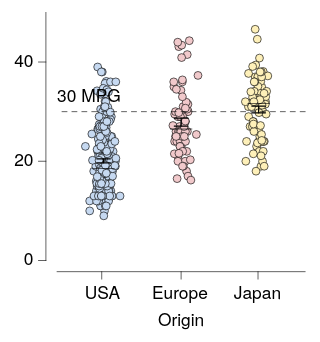

The Vega-Lite source for this figure:
### Vega-Lite specification from a JSON file in a GitHub repository (floating-point values rounded to 4 significant figures; data arrays with more than 128 entries replaced by an {"elided": "..."} marker saying what was removed)
{"background": null, "config": {"arc": {"fill": "#DBDBDB", "fillOpacity": 1.0, "innerRadius": 25.0, "padAngle": 0.03, "stroke": "black", "strokeOpacity": 1, "strokeWidth": 0.25}, "area": {"fill": "#DBDBDB", "fillOpacity": 1.0, "stroke": "black", "strokeOpacity": 1, "strokeWidth": 0.25}, "axis": {"domain": true, "domainCap": "round", "domainColor": "black", "domainWidth": 0.25, "grid": false, "gridCap": "round", "gridColor": "#F1F1F1", "gridDash": [0, 0], "gridOpacity": 1.0, "gridWidth": 0.25, "labelColor": "black", "labelFont": "HelveticaNeue", "labelFontSize": 7, "labelFontStyle": "normal", "labelFontWeight": 400, "offset": 4.5, "ticks": true, "tickCap": "round", "tickColor": "black", "tickSize": 3, "tickWidth": 0.25, "titleColor": "black", "titleFont": "HelveticaNeue", "titleFontSize": 7, "titleFontStyle": "normal", "titleFontWeight": 400}, "axisX": {"domain": true, "labelAlign": "center", "labelAngle": 0, "labels": true, "ticks": true, "translate": 0}, "axisY": {"domain": true, "labelAlign": "right", "labelAngle": 0, "labels": true, "ticks": true, "translate": 0}, "axisRight": {"domain": true, "labelAlign": "left", "labelAngle": 0, "labels": true, "ticks": true, "translate": 0}, "axisTop": {"domain": true, "labelAlign": "center", "labelAngle": 0, "labels": true, "ticks": true, "translate": 0}, "bar": {"fill": "#DBDBDB", "fillOpacity": 1.0, "stroke": "black", "strokeOpacity": 1, "strokeWidth": 0.25}, "boxplot": {"size": 9.0, "ticks": {"cornerRadius": 0.25, "fill": "black", "size": 4.5, "thickness": 0.25}, "box": {"fillOpacity": 1.0, "stroke": "black", "strokeOpacity": 1, "strokeWidth": 0.25}, "median": {"fill": "black", "fillOpacity": 1.0, "size": 9.0, "thickness": 0.25}, "rule": {"fill": "black", "fillOpacity": 1.0, "size": 10.0, "stroke": "black", "strokeDash": [0, 0], "strokeOpacity": 1, "strokeWidth": 0.25}, "outliers": {"color": "black", "fill": "black", "fillOpacity": 1.0, "size": 0, "stroke": "black", "strokeOpacity": 1, "strokeWidth": 0.25}}, "circle": {"fill": "black", "fillOpacity": 1.0, "size": 0.5, "stroke": "black", "strokeOpacity": 1, "strokeWidth": 0.25}, "errorband": {"band": {"fillOpacity": 0.6, "stroke": null, "strokeWidth": 0.25, "strokeOpacity": 1}, "borders": {"opacity": 0, "strokeOpacity": 0.25, "strokeWidth": 1}}, "errorbar": {"opacity": 1, "rule": {"strokeDash": [0, 0], "strokeWidth": 0.5}, "ticks": {"color": "black", "cornerRadius": 0.25, "opacity": 1, "size": 6.0, "thickness": 0.5}, "thickness": 0.5}, "font": "HelveticaNeue", "geoshape": {"fill": "#DBDBDB", "fillOpacity": 1.0, "stroke": "black", "strokeOpacity": 1, "strokeWidth": 0.25}, "header": {"labelColor": "black", "labelFont": "HelveticaNeue", "labelFontSize": 7, "labelFontStyle": "normal", "labelFontWeight": 400, "titleColor": "black", "titleFont": "HelveticaNeue", "titleFontSize": 7, "titleFontStyle": "normal", "titleFontWeight": 400, "titlePadding": 0}, "legend": {"disable": false, "offset": 4.5, "gradientLength": 50.0, "gradientThickness": 5.0, "gradientOpacity": 1.0, "gradientStrokeColor": "black", "gradientStrokeWidth": 0.25, "labelColor": "black", "labelFont": "HelveticaNeue", "labelFontSize": 7, "labelFontStyle": "normal", "labelFontWeight": 400, "strokeColor": "black", "strokeWidth": 0, "symbolSize": 42, "symbolStrokeColor": "black", "symbolStrokeWidth": 0.25, "titleColor": "black", "titleFont": "HelveticaNeue", "titleFontSize": 7, "titleFontStyle": "normal", "titleFontWeight": 400}, "line": {"color": "black", "stroke": "black", "strokeCap": "round", "strokeDash": [0, 0], "strokeOpacity": 1, "strokeWidth": 0.375}, "point": {"filled": true, "fill": "#DBDBDB", "fillOpacity": 1.0, "size": 5.0, "stroke": "black", "strokeOpacity": 1, "strokeWidth": 0.25}, "range": {"category": ["#C6D9F1", "#F1C9CB", "#FEF0B9", "#CEE37A", "#7AA8E0", "#E589A3", "#FDDD5D", "#68B961", "#4177B1", "#C35082", "#E5C227", "#438156"], "diverging": {"scheme": ["#C35082", "#CE6D94", "#D989A7", "#E2A4BA", "#EABFCE", "#F1DBE2", "#F6F6F6", "#D7E0EB", "#B9CBE0", "#9BB6D5", "#7DA1C9", "#5F8CBD", "#4177B1"]}, "heatmap": {"scheme": ["#DFE9F7", "#C6D9F1", "#ADC8EC", "#94B8E6", "#7AA8E0", "#6097DA", "#4D87CA", "#4177B1", "#386898", "#2F597F", "#264A69", "#1D3A58"]}, "ordinal": {"scheme": ["#F1F1F1", "#DBDBDB", "#C6C6C6", "#B2B2B2", "#9D9D9D", "#898989", "#767676", "#636363", "#515151", "#404040", "#2F2F2F", "#1F1F1F"]}, "ramp": {"scheme": ["#DFE9F7", "#C6D9F1", "#ADC8EC", "#94B8E6", "#7AA8E0", "#6097DA", "#4D87CA", "#4177B1", "#386898", "#2F597F", "#264A69", "#1D3A58"]}}, "rule": {"color": "black", "stroke": "black", "strokeCap": "round", "strokeDash": [2, 2], "strokeOpacity": 1, "strokeWidth": 0.25}, "scale": {"bandPaddingInner": 0.1, "bandPaddingOuter": 0.1, "round": false}, "rect": {"fill": "#DBDBDB", "fillOpacity": 1.0, "stroke": "black", "strokeOpacity": 1, "strokeWidth": 0.25}, "square": {"fill": "#DBDBDB", "fillOpacity": 1.0, "size": 10.0, "stroke": "black", "strokeOpacity": 1, "strokeWidth": 0.25}, "text": {"color": "black", "font": "HelveticaNeue", "fontSize": 7, "fontStyle": "normal", "fontWeight": 400}, "title": {"anchor": "middle", "frame": "group", "color": "black", "font": "HelveticaNeue", "fontSize": 7, "fontStyle": "normal", "fontWeight": 400, "subtitleColor": "black", "subtitleFont": "HelveticaNeue", "subtitleFontSize": "HelveticaNeue", "subtitleFontStyle": "normal", "subtitleFontWeight": 400}, "view": {"continuousWidth": 100, "continuousHeight": 100, "discreteWidth": 100, "discreteHeight": 100, "fill": null, "stroke": null, "strokeWidth": 0.25}}, "layer": [{"data": {"name": "data-5a85ede2053d4aec77293cfb476ae07b"}, "mark": {"type": "circle", "opacity": 1.0, "size": 10.0}, "encoding": {"color": {"field": "Origin", "legend": null, "sort": ["USA", "Europe", "Japan"], "title": null, "type": "nominal"}, "x": {"axis": {}, "field": "Origin", "sort": ["USA", "Europe", "Japan"], "title": "Origin", "type": "nominal"}, "xOffset": {"field": "jitter_x", "scale": {"domain": [-7.33, 7.33], "range": [5.17, 19.83]}, "type": "quantitative"}, "y": {"field": "Miles_per_Gallon", "title": "Miles per gallon", "type": "quantitative"}}}, {"data": {"name": "data-64e7897fd8423deef5c97d660b6d3367"}, "mark": {"type": "errorbar"}, "encoding": {"x": {"axis": {}, "field": "Origin", "sort": ["USA", "Europe", "Japan"], "title": "Origin", "type": "nominal"}, "y": {"field": "__mean", "title": "Miles per gallon", "type": "quantitative"}, "yError": {"field": "__error"}}}, {"data": {"name": "data-5a85ede2053d4aec77293cfb476ae07b"}, "mark": {"type": "boxplot", "box": {"fillOpacity": 0, "strokeOpacity": 0}, "outliers": {"opacity": 0}, "rule": {"strokeOpacity": 0}, "ticks": false}, "encoding": {"x": {"axis": {}, "field": "Origin", "sort": ["USA", "Europe", "Japan"], "title": "Origin", "type": "nominal"}, "y": {"field": "Miles_per_Gallon", "title": "Miles per gallon", "type": "quantitative"}}}, {"layer": [{"data": {"name": "data-1c1f29e91e32e78931b155e799083f63"}, "mark": {"type": "rule", "opacity": 1.0}, "encoding": {"y": {"field": "__v", "title": null, "type": "quantitative"}}}, {"data": {"name": "data-7f04ed02f69db8f5092b9e1d9f4439ee"}, "mark": {"type": "text", "align": "left", "baseline": "bottom", "dx": 0, "dy": -3, "fontSize": 7}, "encoding": {"text": {"field": "__label", "type": "nominal"}, "x": {"value": 0}, "y": {"field": "__v", "title": null, "type": "quantitative"}}}]}], "$schema": "https://vega.github.io/schema/vega-lite/v6.4.1.json", "datasets": {"data-5a85ede2053d4aec77293cfb476ae07b": {"elided": "398 records"}, "data-64e7897fd8423deef5c97d660b6d3367": [{"Origin": "USA", "__mean": 20.08, "__error": 0.4058, "__dysonsphere__": 1}, {"Origin": "Japan", "__mean": 30.45, "__error": 0.6852, "__dysonsphere__": 1}, {"Origin": "Europe", "__mean": 27.89, "__error": 0.8037, "__dysonsphere__": 1}], "data-1c1f29e91e32e78931b155e799083f63": [{"__v": 30.0, "__dysonsphere__": 1}], "data-7f04ed02f69db8f5092b9e1d9f4439ee": [{"__v": 30.0, "__label": "30 MPG", "__dysonsphere__": 1}]}}
